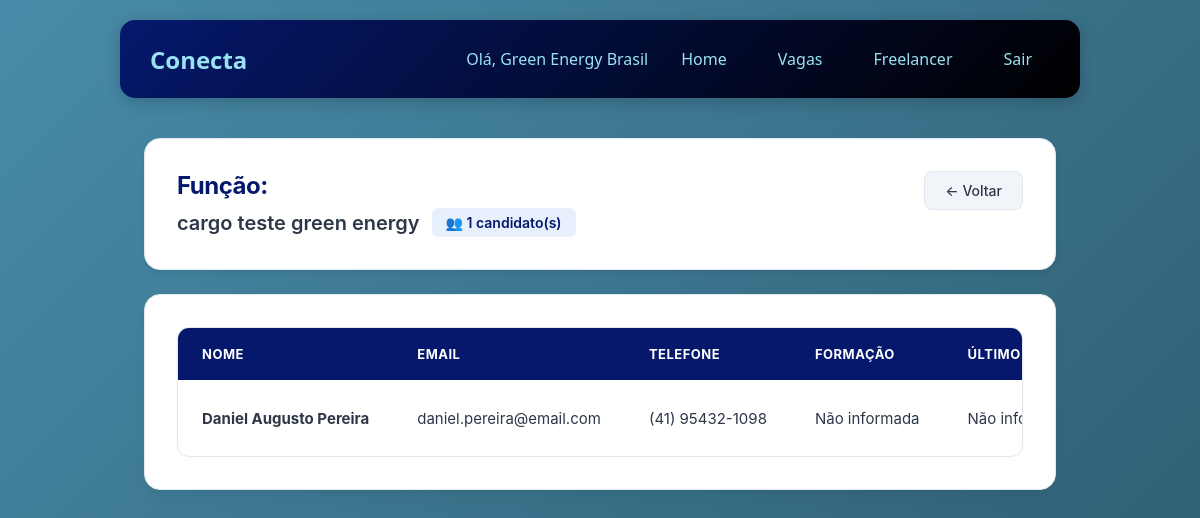
The app's page /vaga/6/candidatos (signed in) with its own data.
### tables this page shows
CREATE TABLE empresas (
        id_empresa INTEGER PRIMARY KEY AUTOINCREMENT, 
        nome TEXT,
        endereco TEXT,
        email TEXT,
        senha TEXT,
        telefone TEXT,
        cnpj TEXT NOT NULL UNIQUE
    );

CREATE TABLE vagas (
        id_vaga INTEGER PRIMARY KEY AUTOINCREMENT,
        titulo TEXT,
        descricao TEXT,
        salario REAL,
        cidade TEXT,
        regime TEXT,
        status TEXT DEFAULT 'ativa',
        data_publicacao TIMESTAMP DEFAULT CURRENT_TIMESTAMP,
        id_empresa INTEGER ,
        FOREIGN KEY (id_empresa) REFERENCES empresas (id_empresa)
    );

CREATE TABLE candidaturas (
        id_candidatura INTEGER PRIMARY KEY AUTOINCREMENT,
        id_funcionario INTEGER,
        id_vaga INTEGER,
        data_candidatura TIMESTAMP DEFAULT CURRENT_TIMESTAMP,
        status TEXT DEFAULT 'pendente',
        FOREIGN KEY (id_funcionario) REFERENCES funcionarios (id_funcionario) ON DELETE CASCADE,
        FOREIGN KEY (id_vaga) REFERENCES vagas (id_vaga) ON DELETE CASCADE,
        UNIQUE(id_funcionario, id_vaga)
    );

CREATE TABLE funcionarios (
        id_funcionario INTEGER PRIMARY KEY AUTOINCREMENT, 
        nome TEXT,
        email TEXT,
        senha TEXT,
        telefone TEXT,
        cpf TEXT NOT NULL UNIQUE    
    );

### routes/candidatar_se.py (the view)
@bp_candidatar_se.route('/vaga/<int:id_vaga>/candidatos')
def ver_candidatos(id_vaga):
    if 'usuario_id' not in session or session.get('tipo') != 'empresa':
        flash("Acesso não autorizado!", "erro")
        return redirect('/')
    vaga = Vaga.buscar(id_vaga)
    if not vaga:
        flash("Vaga não encontrada!", "erro")
        return redirect(url_for('vagas.empresa_vagas'))
    if vaga['id_empresa'] != session['usuario_id']:
        flash("Você não tem permissão para ver os candidatos desta vaga!", "erro")
        return redirect(url_for('vagas.empresa_vagas'))
    total_candidatos = Candidatura.contar_por_vaga(id_vaga)
    candidatos = Candidatura.listar_candidatos_por_vaga(id_vaga)
    return render_template('home/ver_candidatos.html',
                         vaga=vaga,
                         total_candidatos=total_candidatos,
                         candidatos=candidatos)

### CRUDs/candidatura.py (called while the page is built)
    @staticmethod
    def contar_candidatos_por_vaga(id_vaga):
        conn = get_connection()
        try:
            cursor = conn.cursor()
            cursor.execute('''
                SELECT COUNT(*) as total
                FROM candidaturas
                WHERE id_vaga = ?
            ''', (id_vaga,))
            resultado = cursor.fetchone()
            return resultado['total'] if resultado else 0
        finally:
            conn.close()

    def listar_candidatos_por_vaga(id_vaga):
        conn = get_connection()
        try:
            cursor = conn.cursor()
            cursor.execute('''
                SELECT f.id_funcionario, f.nome, f.email, f.telefone,
                    c.id_candidatura, c.data_candidatura, c.status,
                    rq.formacao, rq.ultimo_cargo, rq.tempo_experiencia
                FROM candidaturas c
                JOIN funcionarios f ON c.id_funcionario = f.id_funcionario
                LEFT JOIN respostas_questionario rq ON f.id_funcionario = rq.id_funcionario
                WHERE c.id_vaga = ?
                ORDER BY c.data_candidatura DESC
            ''', (id_vaga,))
            return cursor.fetchall()
        finally:
            conn.close()

### CRUDs/crud_vagas.py (called while the page is built)
    @staticmethod
    def buscar_por_id(id_vaga):
        conn = get_connection()
        try:
            cursor = conn.cursor()
            cursor.execute('''
                SELECT v.*, e.nome as empresa_nome
                FROM vagas v
                JOIN empresas e ON v.id_empresa = e.id_empresa
                WHERE v.id_vaga = ?
            ''', (id_vaga,))
            return cursor.fetchone()
        finally:
            conn.close()

    @staticmethod
    def buscar_competencias_vaga(id_vaga):
        conn = get_connection()
        try:
            cursor = conn.cursor()
            cursor.execute('''
                SELECT c.id_competencia, c.nome
                FROM vaga_competencias vc
                JOIN competencias c ON vc.id_competencia = c.id_competencia
                WHERE vc.id_vaga = ?
            ''', (id_vaga,))
            return cursor.fetchall()
        finally:
            conn.close()

### database/connect.py (called while the page is built)
def get_connection():
    conn = sqlite3.connect(Config.DB_PATH)
    conn.execute("PRAGMA foreign_keys = ON;")
    conn.row_factory = sqlite3.Row
    return conn

### models/model_vagas.py (called while the page is built)
    @staticmethod
    def contar_por_vaga(id_vaga):
        return CandidaturaCRUD.contar_candidatos_por_vaga(id_vaga)

### templates/home/ver_candidatos.html (shortened to what this page needs)
{% extends "menu.html" %}
{% block content %}
<div class="container-candidatos">
    <div class="header-candidatos">
        <div class="lado-esquerdo-header">
            <h1>Função:</h1>
            <div class="info-vaga">
                <span class="titulo-vaga">{{ vaga.titulo }}</span>
                <span class="total">👥 {{ total_candidatos if total_candidatos else 0 }} candidato(s)</span>
            </div>
        </div>
        <div class="lado-direito-header">
            <div class="acoes-header">
                 <a href="#" onclick="window.history.back(); return false;" class="btn-voltar">← Voltar</a>
            </div>
        </div>
    </div>
    <div class="corpo-candidatos">
        {% if candidatos and candidatos|length > 0 %}
            <div class="tabela-candidatos">
                <table>
                    <thead>
                        <tr>
                            <th>Nome</th>
                            <th>Email</th>
                            <th>Telefone</th>
                            <th>Formação</th>
                            <th>Último Cargo</th>
                        </tr>
                    </thead>
                    <tbody>
                        {% for candidato in candidatos %}
                        <tr>
                            <td><strong>{{ candidato.nome }}</strong></td>
                            <td>{{ candidato.email }}</td>
                            <td>{{ candidato.telefone if candidato.telefone else 'Não informado' }}</td>
                            <td>{{ candidato.formacao if candidato.formacao else 'Não informada' }}</td>
                            <td>{{ candidato.ultimo_cargo if candidato.ultimo_cargo else 'Não informado' }}</td>
                        </tr>
                        {% endfor %}
                    </tbody>
                </table>
            </div>
        {% else %}
            <div class="sem-candidatos">
                <p>😕 Nenhum candidato se inscreveu para esta vaga ainda.</p>
                <p>Compartilhe esta vaga para atrair mais candidatos!</p>
            </div>
        {% endif %}
    </div>
</div>
<link rel="stylesheet" href="{{ url_for('static', filename='css/home/ver_candidatos.css') }}">
{% endblock %}

### templates/menu.html (shortened to what this page needs)
<!DOCTYPE html>
<html lang="pt-br">
<head>
    <link rel="stylesheet" href="{{ url_for('static', filename='css/home/homef.css') }}">
</head>
<body>
    <div class="container">
        <div class="header">
            <div class="logo">Conecta</div>
            <div class="user-info">
                <span>Olá, {{ session.usuario_nome }}</span>
                <a href="/home" class="btn-back">Home</a>
                <a href="/vagas" class="btn-back">Vagas</a>
                <a href="/freelancer" class="btn-back">Freelancer</a>
                <a href="/logout" class="btn-logout">Sair</a>
            </div>
        </div>
        <div class="content">
            {% block content %}
            {% endblock %}
        </div>
    </div>
</body>
</html>

### static/css/home/homef.css (style rules this page uses)
* { margin: 0; padding: 0; box-sizing: border-box; }
body { font-family: 'Segoe UI', Tahoma, Geneva, Verdana, sans-serif; background: linear-gradient(135deg, #488BA8 0%, #2c5a6e 100%); min-height: 100vh; }
.container { max-width: 1000px; margin: 0 auto; padding: 20px; }
.header { background: linear-gradient(135deg, #05186c 0%, #000000 100%); color: #99E2F2; padding: 20px 30px; border-radius: 15px; display: flex; justify-content: space-between; align-items: center; margin-bottom: 25px; box-shadow: 0 4px 15px rgba(0, 0, 0, 0.2); }
.logo { font-size: 24px; font-weight: bold; color: #99E2F2; }
.user-info { display: flex; gap: 15px; align-items: center; margin-left: auto; }
.btn-back, .btn-logout { color: #99E2F2; text-decoration: none; padding: 8px 18px; border-radius: 8px; transition: 0.3s; font-weight: 500; }

### static/css/home/ver_candidatos.css (style rules this page uses)
:root { --primary: #05186c; --primary-hover: #0a28a0; --primary-light: #e8f0fe; --accent: #99E2F2; --text-main: #2d3748; --text-muted: #718096; --bg-body: #f7fafc; --bg-card: #ffffff; --border-color: #e2e8f0; --status-pendente-bg: #fffaf0; --status-pendente-text: #b7791f; --status-aprovado-bg: #f0fff4; --status-aprovado-text: #38a169; --status-rejeitado-bg: #fff5f5; --status-rejeitado-text: #e53e3e; --transition-smooth: all 0.25s cubic-bezier(0.4, 0, 0.2, 1); --shadow-soft: 0 4px 6px -1px rgba(0, 0, 0, 0.05), 0 2px 4px -1px rgba(0, 0, 0, 0.03); --shadow-md: 0 10px 15px -3px rgba(0, 0, 0, 0.05), 0 4px 6px -2px rgba(0, 0, 0, 0.02); }
.container-candidatos { max-width: 1200px; margin: 40px auto; padding: 0 24px; font-family: -apple-system, BlinkMacSystemFont, "Segoe UI", Roboto, Helvetica, Arial, sans-serif; color: var(--text-main); box-sizing: border-box; }
.header-candidatos { background: var(--bg-card); border-radius: 16px; padding: 32px; margin-bottom: 24px; box-shadow: var(--shadow-soft); border: 1px solid var(--border-color); display: flex; justify-content: space-between; align-items: flex-start; gap: 24px; }
.lado-esquerdo-header { display: flex; flex-direction: column; align-items: flex-start; gap: 8px; flex: 1; }
.header-candidatos h1 { color: var(--primary); font-size: 24px; font-weight: 700; letter-spacing: -0.5px; margin: 0; text-align: left; }
.info-vaga { display: flex; flex-direction: row; align-items: center; justify-content: flex-start; gap: 12px; width: 100%; }
.info-vaga .titulo-vaga { font-size: 20px; font-weight: 600; color: var(--text-main); text-align: left; }
.info-vaga .total { font-weight: 600; color: var(--primary); background: var(--primary-light); padding: 6px 14px; border-radius: 6px; white-space: nowrap; font-size: 14px; }
.lado-direito-header { display: flex; align-items: flex-start; }
.acoes-header { display: flex; justify-content: flex-end; width: 100%; }
.btn-voltar { display: inline-flex; align-items: center; padding: 10px 20px; background: #f1f5f9; color: var(--text-main); border-radius: 8px; text-decoration: none; font-weight: 500; font-size: 14px; transition: var(--transition-smooth); border: 1px solid var(--border-color); }
.corpo-candidatos { background: var(--bg-card); border-radius: 16px; padding: 32px; box-shadow: var(--shadow-md); border: 1px solid var(--border-color); }
.tabela-candidatos { overflow-x: auto; border-radius: 12px; border: 1px solid var(--border-color); box-shadow: 0 2px 4px rgba(0, 0, 0, 0.02); }
.tabela-candidatos table { width: 100%; border-collapse: collapse; font-size: 15px; text-align: left; table-layout: auto; }
.tabela-candidatos thead { background: var(--primary); color: #ffffff; }
.tabela-candidatos th { padding: 18px 24px; font-weight: 700; text-transform: uppercase; font-size: 13px; letter-spacing: 0.5px; color: #ffffff; white-space: nowrap; }
.tabela-candidatos td { padding: 20px 24px; border-bottom: 1px solid var(--border-color); vertical-align: middle; color: var(--text-main); white-space: nowrap; }
.tabela-candidatos td:nth-child(5), .tabela-candidatos td:nth-child(6) { white-space: normal; min-width: 150px; max-width: 250px; }
.tabela-candidatos tbody tr { transition: var(--transition-smooth); }
.tabela-candidatos tbody tr:last-child td { border-bottom: none; }

### records on screen
empresas: usuario_nome "Green Energy Brasil"
vagas: titulo "cargo teste green energy"
candidaturas: nome "Daniel Augusto Pereira", email "daniel.pereira@email.com", telefone "(41) 95432-1098", formacao "Não informada", ultimo_cargo "Não…"

### other values on screen
{{ total_candidatos if total_candidatos else 0 }} "1"
